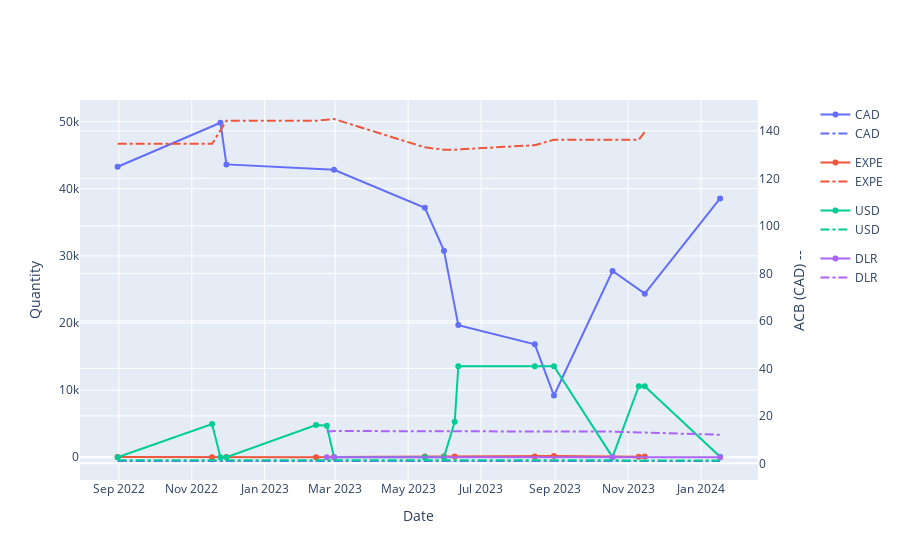

The code cell stored with this chart in its notebook:
### Markdown cell above
## Holdings Time Series

### Code cell
import plotly.express as px
from plotly.subplots import make_subplots

fig = px.line(holdings.df, x="date", y="quantity", color="asset", markers=True)
fig2 = px.line(holdings.df, x="date", y="acb", color="asset")
fig2.update_traces(yaxis="y2", line=dict(dash="dashdot"))

subfig = make_subplots(specs=[[{"secondary_y": True}]])
subfig.add_traces(fig.data + fig2.data)
subfig.layout.xaxis.title="Date"
subfig.layout.yaxis2.title="ACB (CAD)" + " --"
subfig.layout.yaxis.title="Quantity"
subfig.show()

### Figure 1 — Plotly figure (JSON) as saved in the notebook; plotly's stock layout.template omitted (floating-point values rounded to 4 significant figures)
{"data": [{"hovertemplate": "asset=CAD<br>date=%{x}<br>quantity=%{y}<extra></extra>", "legendgroup": "CAD", "line": {"color": "#636efa", "dash": "solid"}, "marker": {"symbol": "circle"}, "mode": "lines+markers", "name": "CAD", "orientation": "v", "showlegend": true, "type": "scatter", "x": ["2022-08-31", "2022-11-25", "2022-11-30", "2023-02-28", "2023-05-15", "2023-05-31", "2023-06-12", "2023-08-15", "2023-08-31", "2023-10-19", "2023-11-15", "2024-01-17"], "xaxis": "x", "y": [43270.0, 49830.0, 43620.0, 42830.0, 37160.0, 30780.0, 19680.0, 16820.0, 9190.0, 27740.0, 24370.0, 38560.0], "yaxis": "y"}, {"hovertemplate": "asset=EXPE<br>date=%{x}<br>quantity=%{y}<extra></extra>", "legendgroup": "EXPE", "line": {"color": "#EF553B", "dash": "solid"}, "marker": {"symbol": "circle"}, "mode": "lines+markers", "name": "EXPE", "orientation": "v", "showlegend": true, "type": "scatter", "x": ["2022-08-31", "2022-11-18", "2022-11-30", "2023-02-13", "2023-02-28", "2023-05-15", "2023-05-31", "2023-06-09", "2023-08-15", "2023-08-31", "2023-11-10", "2023-11-15"], "xaxis": "x", "y": [50, 0, 43, 7.105e-15, 49.0, 96, 145, 98, 117, 169, 80.0, 99.0], "yaxis": "y"}, {"hovertemplate": "asset=USD<br>date=%{x}<br>quantity=%{y}<extra></extra>", "legendgroup": "USD", "line": {"color": "#00cc96", "dash": "solid"}, "marker": {"symbol": "circle"}, "mode": "lines+markers", "name": "USD", "orientation": "v", "showlegend": true, "type": "scatter", "x": ["2022-08-31", "2022-11-18", "2022-11-25", "2022-11-30", "2023-02-13", "2023-02-22", "2023-02-28", "2023-05-15", "2023-05-31", "2023-06-09", "2023-06-12", "2023-08-15", "2023-08-31", "2023-10-19", "2023-11-10", "2023-11-15", "2024-01-17"], "xaxis": "x", "y": [0, 4955.0, 0, 0, 4785.0, 4703.0, 13.52, 13.52, 13.52, 5272.0, 13570.0, 13570.0, 13570.0, 13.98, 10580.0, 10580.0, 62.84], "yaxis": "y"}, {"hovertemplate": "asset=DLR<br>date=%{x}<br>quantity=%{y}<extra></extra>", "legendgroup": "DLR", "line": {"color": "#ab63fa", "dash": "solid"}, "marker": {"symbol": "circle"}, "mode": "lines+markers", "name": "DLR", "orientation": "v", "showlegend": true, "type": "scatter", "x": ["2023-02-22", "2023-02-28", "2023-10-19", "2024-01-17"], "xaxis": "x", "y": [8, 0, 0, 0], "yaxis": "y"}, {"hovertemplate": "asset=CAD<br>date=%{x}<br>acb=%{y}<extra></extra>", "legendgroup": "CAD", "line": {"color": "#636efa", "dash": "dashdot"}, "marker": {"symbol": "circle"}, "mode": "lines", "name": "CAD", "orientation": "v", "showlegend": true, "type": "scatter", "x": ["2022-08-31", "2022-11-25", "2022-11-30", "2023-02-28", "2023-05-15", "2023-05-31", "2023-06-12", "2023-08-15", "2023-08-31", "2023-10-19", "2023-11-15", "2024-01-17"], "xaxis": "x", "y": [1, 1, 1, 1, 1, 1, 1, 1, 1, 1, 1, 1], "yaxis": "y2"}, {"hovertemplate": "asset=EXPE<br>date=%{x}<br>acb=%{y}<extra></extra>", "legendgroup": "EXPE", "line": {"color": "#EF553B", "dash": "dashdot"}, "marker": {"symbol": "circle"}, "mode": "lines", "name": "EXPE", "orientation": "v", "showlegend": true, "type": "scatter", "x": ["2022-08-31", "2022-11-18", "2022-11-30", "2023-02-13", "2023-02-28", "2023-05-15", "2023-05-31", "2023-06-09", "2023-08-15", "2023-08-31", "2023-11-10", "2023-11-15"], "xaxis": "x", "y": [134.6, 134.6, 144.3, 144.3, 145.0, 133.1, 132.1, 132.1, 134.0, 136.3, 136.3, 139.6], "yaxis": "y2"}, {"hovertemplate": "asset=USD<br>date=%{x}<br>acb=%{y}<extra></extra>", "legendgroup": "USD", "line": {"color": "#00cc96", "dash": "dashdot"}, "marker": {"symbol": "circle"}, "mode": "lines", "name": "USD", "orientation": "v", "showlegend": true, "type": "scatter", "x": ["2022-08-31", "2022-11-18", "2022-11-25", "2022-11-30", "2023-02-13", "2023-02-22", "2023-02-28", "2023-05-15", "2023-05-31", "2023-06-09", "2023-06-12", "2023-08-15", "2023-08-31", "2023-10-19", "2023-11-10", "2023-11-15", "2024-01-17"], "xaxis": "x", "y": [1.311, 1.358, 1.358, 1.351, 1.297, 1.297, 1.331, 1.349, 1.36, 1.181, 1.276, 1.286, 1.306, 1.306, 1.149, 1.192, 1.192], "yaxis": "y2"}, {"hovertemplate": "asset=DLR<br>date=%{x}<br>acb=%{y}<extra></extra>", "legendgroup": "DLR", "line": {"color": "#ab63fa", "dash": "dashdot"}, "marker": {"symbol": "circle"}, "mode": "lines", "name": "DLR", "orientation": "v", "showlegend": true, "type": "scatter", "x": ["2023-02-22", "2023-02-28", "2023-10-19", "2024-01-17"], "xaxis": "x", "y": [13.28, 13.62, 13.37, 12.04], "yaxis": "y2"}], "layout": {"xaxis": {"anchor": "y", "domain": [0, 0.94], "title": {"text": "Date"}}, "yaxis": {"anchor": "x", "domain": [0, 1], "title": {"text": "Quantity"}}, "yaxis2": {"anchor": "x", "overlaying": "y", "side": "right", "title": {"text": "ACB (CAD) --"}}}}
